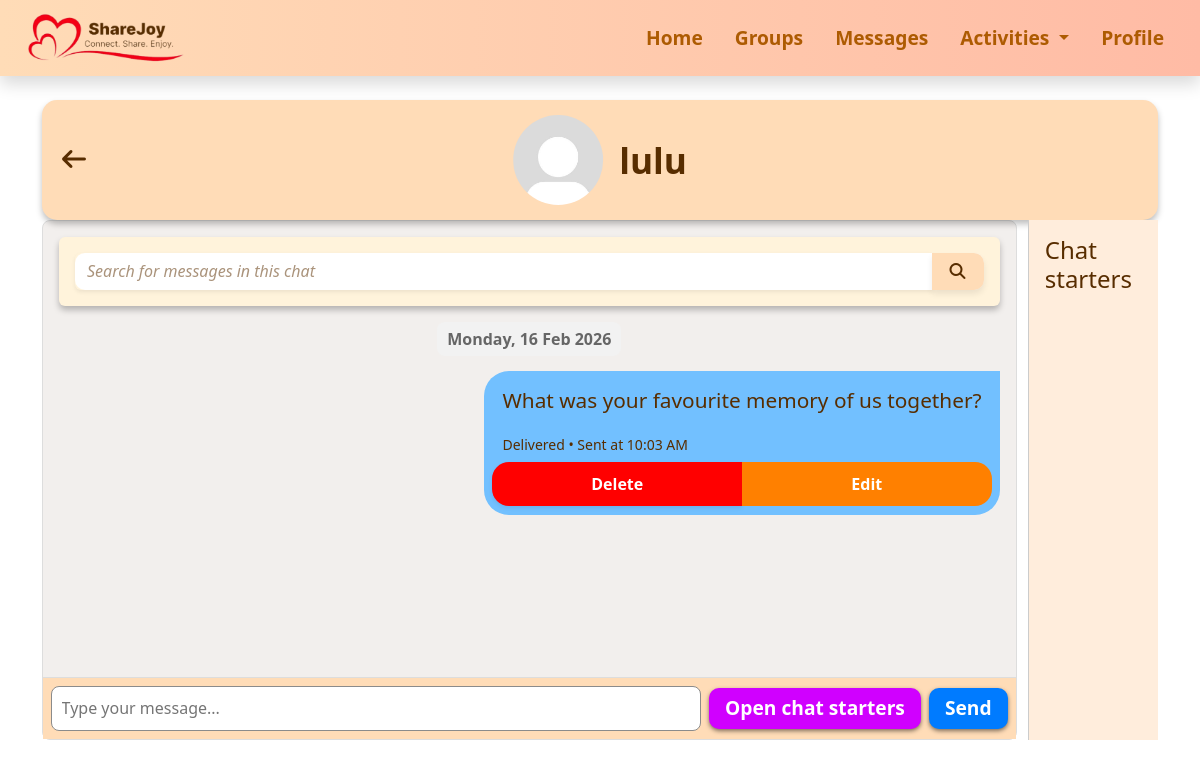
/textchat/3 (signed in), run on the app's committed database.
### messages.py (models this page shows, shortened)
class Contact(db.Model):
    __table_args__ = (
    db.UniqueConstraint('owner_user_id', 'contact_user_id', name='uq_owner_contact'),
    )
    __tablename__ = 'contact'
    id = db.Column(db.Integer, primary_key=True)
    owner_user_id = db.Column(
        db.Integer,
        db.ForeignKey("user.id", name="fk_contact_owner_user_id"),
        nullable=False
    )
    contact_user_id = db.Column(
        db.Integer,
        db.ForeignKey("user.id", name="fk_contact_contact_user_id"),
        nullable=False
    )
    display_name = db.Column(db.String(35), nullable=False)
    short_desc = db.Column(db.String(120))
    message_status = db.Column(db.String(20), default="Unread")
    created_at = db.Column(db.DateTime, default=datetime.utcnow)
    last_chat = db.Column(db.DateTime)
    owner = db.relationship('User', foreign_keys=[owner_user_id], backref='contacts')
    contact_user = db.relationship('User', foreign_keys=[contact_user_id])
    messages_sent = db.relationship(
        'Message',
        foreign_keys='Message.sender_id',
        primaryjoin='Contact.owner_user_id == Message.sender_id',
        backref='sender_contact',
        lazy='dynamic'
    )
    messages_received = db.relationship(
        'Message',
        foreign_keys='Message.receiver_id',
        primaryjoin='Contact.owner_user_id == Message.receiver_id',
        backref='receiver_contact',
        lazy='dynamic'
    )
    deleted_history = db.Column(db.Boolean, default=False)
    chat_cleared_at = db.Column(db.DateTime, nullable=True)

class Message(db.Model):
    __tablename__ = 'message'
    id = db.Column(db.Integer, primary_key=True)
    sender_id = db.Column(
        db.Integer,
        db.ForeignKey("user.id", name="fk_message_sender_id"),
        nullable=False
    )
    receiver_id = db.Column(
        db.Integer,
        db.ForeignKey("user.id", name="fk_message_receiver_id"),
        nullable=False
    )
    content = db.Column(db.Text, nullable=False)
    timestamp = db.Column(
        db.DateTime(timezone=True),
        nullable=False,
        default=lambda: datetime.now(pytz.utc),
        index=True
    )
    status = db.Column(db.String(20), default="Delivered")
    @property
    def date_only(self):
        return self.timestamp.date() if self.timestamp else None
    sender = db.relationship(
        'User',
        foreign_keys=[sender_id],
        backref=db.backref('sent_messages', lazy='dynamic', overlaps='messages_sent,sender_contact'),
        overlaps='messages_sent,sender_contact'
    )
    receiver = db.relationship(
        'User',
        foreign_keys=[receiver_id],
        backref=db.backref('received_messages', lazy='dynamic', overlaps='messages_received,receiver_contact'),
        overlaps='messages_received,receiver_contact'
    )

### app.py (the view, shortened to what this page needs)
@app.route("/textchat/<int:contact_id>", methods=["GET", "POST"])
def textchat(contact_id):
    if "user_id" not in session:
        return redirect(url_for("login"))
    user = User.query.get(session["user_id"])
    if not user:
        session.clear()
        return redirect(url_for("login"))
    contact = Contact.query.filter_by(
        id=contact_id,
        owner_user_id=user.id
    ).first()
    chat_user = None
    if contact:
        chat_user = User.query.get(contact.contact_user_id)
    if not chat_user:
        abort(404)
    search = request.args.get("search", "").strip()
    base_query = Message.query.filter(
        or_(
            and_(Message.sender_id == user.id, Message.receiver_id == chat_user.id),
            and_(Message.sender_id == chat_user.id, Message.receiver_id == user.id)
        )
    )
    if contact and contact.chat_cleared_at:
        base_query = base_query.filter(Message.timestamp > contact.chat_cleared_at)
    if search:
        base_query = base_query.filter(Message.content.ilike(f"%{search}%"))
    messages = base_query.order_by(Message.timestamp.asc()).all()
    Message.query.filter(
        Message.sender_id == chat_user.id,
        Message.receiver_id == user.id,
        Message.status != "Read"
    ).update({"status": "Read"})
    db.session.commit()
    return render_template(
        "textchat.html",
        contact=contact,
        chat_user=chat_user,
        messages=messages,
        user=user,
        title="Chat"
    )

### app.py (called while the page is built)
@app.template_filter("onlytime")
def onlytime(dt):
    if not dt:
        return ""
    if dt.tzinfo is None:
        dt = dt.replace(tzinfo=pytz.utc)
    sg_tz = pytz.timezone("Asia/Singapore")
    return dt.astimezone(sg_tz).strftime("%I:%M %p")

### templates/textchat.html (shortened to what this page needs)
{% extends "base.html" %}
{% block extra_css %}
<link rel="stylesheet" href="{{ url_for('static', filename='css/textchat.css') }}">
{% endblock %}
{% block content %}
<div class="section-box">
  <a href="{{ url_for('messages') }}" class="btn btn-link p-0 back-arrow">
    <i class="fa-solid fa-arrow-left"></i>
  </a>
  <div class="text-pfp-container">
    <img src="{{ url_for('static', filename='images/default_pfp.jpg') }}"
         alt="{{ contact.display_name }} picture" class="pfp">
    <span class="chat-username fw-semibold">
      {{ contact.display_name if contact else chat_user.user_unique_id }}
    </span>
  </div>
</div>
<div class="chat-wrapper">
  <div class="chat-container" id="chatContainer">
    <div class="messages-area">
      <div class="p-3 mb-3 rounded shadow-sm box1">
        <div class="d-flex flex-column flex-md-row align-items-start align-items-md-center gap-2">
          <form method="get" class="flex-grow-1 mb-2 mb-md-0 box2 rounded" id="message-search-form">
            <div class="input-group w-100 w-md-auto">
              <input type="text" name="search" class="form-control shadow-sm searchbar"
                placeholder="Search for messages in this chat" value="{{ request.args.get('search', '') }}">
              <button class="btn search-btn" type="submit">
                <i class="fa-solid fa-magnifying-glass"></i>
              </button>
            </div>
          </form>
        </div>
      </div>
      {% if messages %}
        {% for day, day_messages in messages|groupby('date_only') %}
          <div class="day-label">{{ day.strftime("%A, %d %b %Y") }}</div>
          {% for message in day_messages %}
      <div id="message-{{ message.id }}" class="message {% if message.sender_id == user.id %}sent{% else %}received{% endif %}">
        <div class="message-content">
          <p class="message-text">{{ message.content }}</p>
          {% if message.sender_id != user.id %}
            <small>Sent at {{ message.timestamp|onlytime }}</small>
            {% if message.delivered_at %}
              <br><small>Delivered at {{ message.delivered_at|onlytime }}</small>
            {% endif %}
            {% if message.read_at %}
              <br><small>Read at {{ message.read_at|onlytime }}</small>
            {% endif %}
          {% else %}
            {% if message.read_at %}
              <small>Read • Sent at {{ message.timestamp|onlytime }}</small>
            {% elif message.delivered_at %}
              <small>Delivered • Sent at {{ message.timestamp|onlytime }}</small>
            {% else %}
              <small>{{ message.status }} • Sent at {{ message.timestamp|onlytime }}</small>
            {% endif %}
          {% endif %}
          {% if message.sender_id == user.id %}
            <div class="message-actions">
              <button type="button" class="btn redbtn btn-sm fw-semibold shadow-sm delete-btn"
                      data-bs-toggle="modal" data-bs-target="#deleteModal{{ message.id }}">
                Delete
              </button>
              <button type="button" class="edit-btn btn" onclick="startEdit(this)">
                Edit
              </button>
            </div>
          {% endif %}
        </div>
      </div>
          {% endfor %}
        {% endfor %}
{% endif %}
    </div>
    <form method="POST" class="input-area">
      <input type="text" name="content" class="message-input" placeholder="Type your message..." required>
      <button type="button" id="togglePaneButton" class="dobtn fw-semibold" onclick="togglePane()">Open chat starters</button>
      <button type="submit" class="send-btn dobtn fw-semibold">Send</button>
    </form>
  </div>
  <div class="right-pane" id="rightPane">
    <h4>Chat starters</h4>
  </div>
</div>
{% endblock %}

### static/css/base.css (style rules this page uses)
.section-box { width: 100%; min-height: 100px; color: #582D00; background-color: #fff2e6; box-shadow: 0 4px 6px rgba(0, 0, 0, 0.256); padding: 20px 20px 15px 20px; margin: 2rem auto; border-radius: 15px; }
body { padding-bottom: 2rem;; }
.searchbar { background-color: transparent !important; border: none !important; min-width: 420px !important; flex: 1 !important; }
.search-btn { background-color: #FFDCB7; color: #582D00; border: none; box-shadow: 0 4px 6px rgba(0, 0, 0, 0.08); font-weight: 600; }
.box1 { background-color: #fff3db; color: #000000; box-shadow: 0 4px 6px rgba(0, 0, 0, 0.256) !important; ; }
.box2 { background-color: #fff; border-radius: 10px !important; }
body, input, textarea, .form-label, .formL { color: #582D00 !important; }
.fa-arrow-left { color: #582D00; font-weight: semibold; font-size: 1.5rem; }
.form-control, .form-select { background-color: #FDFAF7; border: 1px solid rgba(0, 0, 0, 0.2); box-shadow: 0 4px 6px rgba(0, 0, 0, 0.13); }
.form-control::placeholder, .form-select::placeholder, input#date::placeholder, input#time::placeholder, .form-select option[value=""], .form-select:has(option[value=""]:checked) { font-style: italic; color: #AA937B; }
.cancelbtn, .dobtn, .cancel-btn, .successbtn, .okbtn, .redbtn, .cta-btn, .search-btn, #toggle-filters, .clearbtn { border: none; box-shadow: 0 4px 6px rgba(0, 0, 0, 0.08); padding: 0.4rem 1rem; border-radius: 10px; font-weight: 600; transition: none; }
.dobtn, .successbtn { background: #FFB587; color: #582D00; font-size: 1.2rem; }
.redbtn, .btn-danger { background: #F60D0D; color: #FFF; font-size: 1.2rem; padding: 0.4rem 0.7rem; box-shadow: 0 4px 6px rgba(0, 0, 0, 0.158); }
.search-btn, #toggle-filters { background: #FFDCB7; color: #582D00; }
.cancelbtn, .dobtn, .cancel-btn, .successbtn, .okbtn, .redbtn, .cta-btn, .search-btn, .clearbtn, .join-btn, .maxbtn, .createdbtn, .joined { -webkit-appearance: none; -moz-appearance: none; appearance: none; outline: none !important; border: none !important; }

### data on the page
Contact: display_name "lulu"
Message: content "What was your favourite memory of us together?", status "Delivered", timestamp|onlytime "10:03 AM"

### other printed values
{{ day.strftime("%A, %d %b %Y") }} "Monday, 16 Feb 2026"
